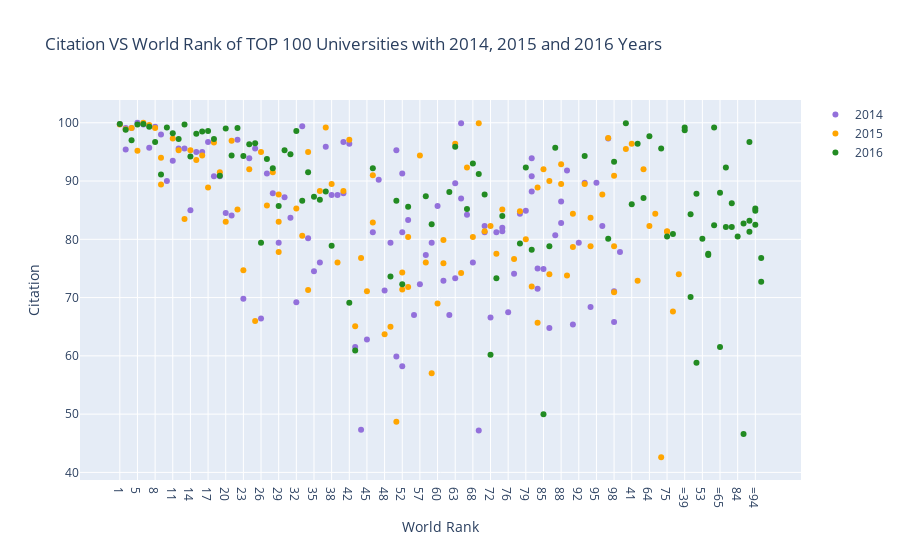

Notebook code for this chart:
### Code cell
trace2014=go.Scatter(
    x=df2014.world_rank,
    y=df2014.citations,
    name="2014",
    mode="markers",
    marker=dict(color="mediumpurple"),
    text=df2014.university_name
)

trace2015=go.Scatter(
    x=df2015.world_rank,
    y=df2015.citations,
    name="2015",
    mode="markers",
    marker=dict(color="orange"),
    text=df2015.university_name
)

trace2016=go.Scatter(
    x=df2016.world_rank,
    y=df2016.citations,
    name="2016",
    mode="markers",
    marker=dict(color="forestgreen"),
    text=df2016.university_name
)

data=[trace2014,trace2015,trace2016]
layout=dict(title="Citation VS World Rank of TOP 100 Universities with 2014, 2015 and 2016 Years",
           xaxis=dict(title="World Rank",ticklen=5,zeroline=False),
           yaxis=dict(title="Citation",ticklen=5,zeroline=False))
fig=dict(data=data,layout=layout)
iplot(fig)

### Figure 1 — Plotly figure (JSON) as saved in the notebook; plotly's stock layout.template omitted (floating-point values rounded to 4 significant figures)
{"data": [{"marker": {"color": "mediumpurple"}, "mode": "markers", "name": "2014", "text": ["California Institute of Technology", "Harvard University", "University of Oxford", "Stanford University", "Massachusetts Institute of Technology", "Princeton University", "University of Cambridge", "University of California, Berkeley", "University of Chicago", "Imperial College London", "Yale University", "University of California, Los Angeles", "Columbia University", "ETH Zurich – Swiss Federal Institute of Technology Zurich", "Johns Hopkins University", "University of Pennsylvania", "Duke University", "University of Michigan", "Cornell University", "University of Toronto", "University College London", "Northwestern University", "University of Tokyo", "Carnegie Mellon University", "University of Washington", "National University of Singapore", "University of Texas at Austin", "Georgia Institute of Technology", "University of Illinois at Urbana-Champaign", "University of Wisconsin-Madison", "University of British Columbia", "London School of Economics and Political Science", "University of California, Santa Barbara", "University of Melbourne", "McGill University", "Karolinska Institute", "École Polytechnique Fédérale de Lausanne", "King’s College London", "University of Edinburgh", "New York University", "University of California, San Diego", "Washington University in St Louis", "University of Hong Kong", "Seoul National University", "Peking University", "University of Minnesota", "University of North Carolina at Chapel Hill", "Australian National University", "Pennsylvania State University", "Boston University", "Tsinghua University", "Brown University", "Kyoto University", "University of California, Davis", "LMU Munich", "Korea Advanced Institute of Science and Technology (KAIST)", "Hong Kong University of Science and Technology", "University of Manchester", "Ohio State University", "Pohang University of Science and Technology", "KU Leuven", "Purdue University", "The University of Queensland", "University of Göttingen", "Rice University", "École Normale Supérieure", "Leiden University", "Heidelberg University", "Delft University of Technology", "University of Southern California", "École Polytechnique", "University of Sydney", "Erasmus University Rotterdam", "University of Basel", "Utrecht University", "Nanyang Technological University", "Wageningen University and Research Center", "University of Pittsburgh", "University of Bristol", "Durham University", "Emory University", "Tufts University", "Michigan State University", "University of Amsterdam", "Ghent University", "Free University of Berlin", "Technical University of Munich", "Case Western Reserve University", "Vanderbilt University", "University of Notre Dame", "Monash University", "McMaster University", "University of California, Irvine", "Humboldt University of Berlin", "University of Rochester", "Pierre and Marie Curie University", "University of Colorado Boulder", "Maastricht University", "University of Groningen", "University of Helsinki"], "type": "scatter", "x": ["1", "2", "2", "4", "5", "6", "7", "8", "9", "10", "11", "12", "13", "14", "15", "16", "17", "18", "19", "20", "21", "22", "23", "24", "25", "26", "27", "28", "29", "30", "31", "32", "33", "34", "35", "36", "37", "38", "39", "40", "40", "42", "43", "44", "45", "46", "47", "48", "49", "50", "50", "52", "52", "52", "55", "56", "57", "58", "59", "60", "61", "62", "63", "63", "65", "65", "67", "68", "69", "70", "70", "72", "73", "74", "74", "76", "77", "78", "79", "80", "80", "80", "83", "83", "85", "86", "87", "88", "88", "90", "91", "92", "93", "94", "95", "96", "97", "98", "98", "100"], "y": [99.8, 99.1, 95.4, 99.1, 100, 99.7, 95.7, 99.3, 98, 90, 93.5, 95.6, 95.6, 85, 95, 95, 96.7, 90.8, 90.8, 84.5, 84.1, 97.1, 69.8, 93.9, 95.6, 66.4, 91.3, 87.9, 79.4, 87.2, 83.7, 69.2, 99.4, 80.2, 74.5, 76, 95.9, 87.6, 87.6, 87.9, 96.7, 96.4, 61.5, 47.3, 62.8, 81.2, 90.2, 71.2, 79.4, 95.3, 59.9, 91.3, 58.2, 81.2, 83.3, 67, 72.3, 77.3, 79.4, 85.7, 72.9, 67, 73.3, 89.6, 99.9, 87, 84.2, 76, 47.2, 81.2, 82.3, 66.6, 81.2, 81.4, 82, 67.5, 74.1, 84.4, 84.9, 88.2, 90.8, 93.9, 71.5, 75, 74.9, 64.8, 80.7, 82.8, 86.5, 91.8, 65.4, 79.4, 89.7, 68.4, 89.7, 82.3, 97.3, 65.8, 71.1, 77.8]}, {"marker": {"color": "orange"}, "mode": "markers", "name": "2015", "text": ["California Institute of Technology", "Harvard University", "University of Oxford", "Stanford University", "University of Cambridge", "Massachusetts Institute of Technology", "Princeton University", "University of California, Berkeley", "Imperial College London", "Yale University", "University of Chicago", "University of California, Los Angeles", "ETH Zurich – Swiss Federal Institute of Technology Zurich", "Columbia University", "Johns Hopkins University", "University of Pennsylvania", "University of Michigan", "Duke University", "Cornell University", "University of Toronto", "Northwestern University", "University College London", "University of Tokyo", "Carnegie Mellon University", "National University of Singapore", "University of Washington", "Georgia Institute of Technology", "University of Texas at Austin", "LMU Munich", "University of Illinois at Urbana-Champaign", "University of Wisconsin-Madison", "University of British Columbia", "University of Melbourne", "London School of Economics and Political Science", "École Polytechnique Fédérale de Lausanne", "University of Edinburgh", "University of California, Santa Barbara", "New York University", "McGill University", "King’s College London", "University of California, San Diego", "Washington University in St Louis", "University of Hong Kong", "Karolinska Institute", "Australian National University", "University of Minnesota", "University of North Carolina at Chapel Hill", "Peking University", "Tsinghua University", "Seoul National University", "Hong Kong University of Science and Technology", "Korea Advanced Institute of Science and Technology (KAIST)", "University of Manchester", "Brown University", "KU Leuven", "University of California, Davis", "Boston University", "Pennsylvania State University", "Kyoto University", "University of Sydney", "Nanyang Technological University", "École Polytechnique", "Scuola Normale Superiore di Pisa", "Leiden University", "The University of Queensland", "Pohang University of Science and Technology", "University of Göttingen", "Ohio State University", "Rice University", "Heidelberg University", "Delft University of Technology", "Erasmus University Rotterdam", "Wageningen University and Research Center", "University of Bristol", "University of Basel", "University of Southern California", "University of Amsterdam", "École Normale Supérieure", "Utrecht University", "Humboldt University of Berlin", "Free University of Berlin", "Michigan State University", "Durham University", "Monash University", "Middle East Technical University", "University of Arizona", "University of Notre Dame", "Tufts University", "University of California, Irvine", "Ghent University", "University of Massachusetts", "University of Pittsburgh", "Emory University", "McMaster University", "University of Glasgow", "Vanderbilt University", "University of Colorado Boulder", "Stockholm University", "Technical University of Munich", "Uppsala University"], "type": "scatter", "x": ["1", "2", "3", "4", "5", "6", "7", "8", "9", "9", "11", "12", "13", "14", "15", "16", "17", "18", "19", "20", "21", "22", "23", "24", "25", "26", "27", "28", "29", "29", "29", "32", "33", "34", "34", "36", "37", "38", "39", "40", "41", "42", "43", "44", "45", "46", "46", "48", "49", "50", "51", "52", "52", "54", "55", "55", "57", "58", "59", "60", "61", "61", "63", "64", "65", "66", "67", "68", "69", "70", "71", "72", "73", "74", "75", "75", "77", "78", "79", "80", "81", "82", "83", "83", "85", "86", "86", "88", "88", "90", "91", "91", "93", "94", "94", "96", "97", "98", "98", "98"], "y": [99.7, 98.9, 95.5, 99.1, 95.2, 100, 99.6, 99.1, 89.4, 94, 97.3, 95.3, 83.5, 95.3, 93.6, 94.4, 88.9, 96.6, 91.5, 83, 96.9, 85.1, 74.7, 92, 66, 95, 85.8, 91.5, 83, 77.8, 87.7, 85.3, 80.6, 71.3, 95, 88.3, 99.2, 89.5, 76, 88.3, 96.4, 97.1, 65.1, 76.8, 71.1, 82.9, 91, 63.7, 65, 48.7, 72.9, 71.4, 74.3, 92, 71.8, 80.4, 94.4, 76, 57, 69, 75.9, 79.9, 96.4, 82.3, 74.2, 84.4, 92.3, 80.4, 99.9, 81.4, 42.6, 82.3, 77.5, 85.1, 81.4, 81.3, 76.6, 84.8, 80, 71.9, 67.6, 74, 88.9, 65.7, 92, 74, 90, 92.9, 89.5, 73.8, 78.7, 84.4, 89.5, 78.8, 83.7, 87.7, 97.4, 90.9, 78.8, 70.9]}, {"marker": {"color": "forestgreen"}, "mode": "markers", "name": "2016", "text": ["California Institute of Technology", "University of Oxford", "Stanford University", "University of Cambridge", "Massachusetts Institute of Technology", "Harvard University", "Princeton University", "Imperial College London", "ETH Zurich – Swiss Federal Institute of Technology Zurich", "University of Chicago", "Johns Hopkins University", "Yale University", "University of California, Berkeley", "University College London", "Columbia University", "University of California, Los Angeles", "University of Pennsylvania", "Cornell University", "University of Toronto", "Duke University", "University of Michigan", "Carnegie Mellon University", "London School of Economics and Political Science", "University of Edinburgh", "Northwestern University", "National University of Singapore", "King’s College London", "Karolinska Institute", "LMU Munich", "New York University", "École Polytechnique Fédérale de Lausanne", "University of Washington", "University of Melbourne", "University of British Columbia", "KU Leuven", "University of Illinois at Urbana-Champaign", "Heidelberg University", "McGill University", "University of California, San Diego", "University of California, Santa Barbara", "Georgia Institute of Technology", "Peking University", "University of Tokyo", "University of California, Davis", "University of Hong Kong", "University of Texas at Austin", "Tsinghua University", "Wageningen University and Research Center", "Humboldt University of Berlin", "University of Wisconsin-Madison", "Brown University", "Australian National University", "Technical University of Munich", "École Normale Supérieure", "Nanyang Technological University", "University of Manchester", "University of Sydney", "University of Amsterdam", "Hong Kong University of Science and Technology", "The University of Queensland", "Washington University in St Louis", "Utrecht University", "University of North Carolina at Chapel Hill", "Boston University", "Delft University of Technology", "University of Minnesota", "Leiden University", "University of Southern California", "University of Bristol", "Durham University", "Erasmus University Rotterdam", "Free University of Berlin", "Monash University", "University of Groningen", "Pennsylvania State University", "University of Glasgow", "University of Helsinki", "University of Tübingen", "University of Pittsburgh", "University of Warwick", "Uppsala University", "University of Copenhagen", "University of New South Wales", "University of Freiburg", "Seoul National University", "University of St Andrews", "Vanderbilt University", "Kyoto University", "Maastricht University", "Emory University", "Lund University", "Ohio State University", "University of Exeter", "University of Bonn", "Georgetown University", "McMaster University", "University of Sheffield", "Queen Mary University of London", "University of Göttingen", "Michigan State University"], "type": "scatter", "x": ["1", "2", "3", "4", "5", "6", "7", "8", "9", "10", "11", "12", "13", "14", "15", "16", "17", "18", "19", "20", "21", "22", "23", "24", "25", "26", "27", "28", "29", "30", "31", "32", "33", "34", "35", "36", "37", "38", "=39", "=39", "41", "42", "43", "=44", "=44", "46", "=47", "=47", "49", "50", "51", "52", "53", "54", "55", "=56", "=56", "58", "59", "=60", "=60", "62", "63", "64", "=65", "=65", "67", "68", "69", "70", "71", "72", "73", "74", "75", "=76", "=76", "78", "79", "80", "81", "=82", "=82", "84", "85", "86", "87", "=88", "=88", "=90", "=90", "=90", "93", "=94", "=94", "=94", "97", "98", "=99", "=99"], "y": [99.8, 98.8, 99.9, 97, 99.7, 99.8, 99.3, 96.7, 91.1, 99.2, 98.2, 97.2, 99.7, 94.2, 98.1, 98.5, 98.6, 97.2, 90.9, 99, 94.4, 99.1, 94.3, 96.3, 96.5, 79.4, 93.8, 92.2, 85.7, 95.3, 94.6, 98.6, 86.6, 91.5, 87.3, 86.8, 88.2, 78.9, 98.7, 99.2, 86, 69.1, 60.9, 84.3, 70.1, 92.2, 58.8, 87.8, 73.6, 86.6, 96.4, 72.3, 80.1, 87.1, 85.6, 77.3, 77.5, 87.4, 82.6, 82.4, 99.2, 88.1, 95.9, 97.7, 61.5, 88, 85.2, 93, 91.2, 87.7, 95.6, 60.2, 73.3, 84, 80.5, 92.3, 82.1, 79.3, 92.3, 78.2, 80.9, 86.2, 82.1, 80.5, 50, 78.8, 95.7, 46.6, 82.7, 96.7, 81.3, 83.2, 94.3, 85.3, 82.5, 84.9, 80.1, 93.3, 72.7, 76.8]}], "layout": {"title": {"text": "Citation VS World Rank of TOP 100 Universities with 2014, 2015 and 2016 Years"}, "xaxis": {"ticklen": 5, "title": {"text": "World Rank"}, "zeroline": false}, "yaxis": {"ticklen": 5, "title": {"text": "Citation"}, "zeroline": false}}}
